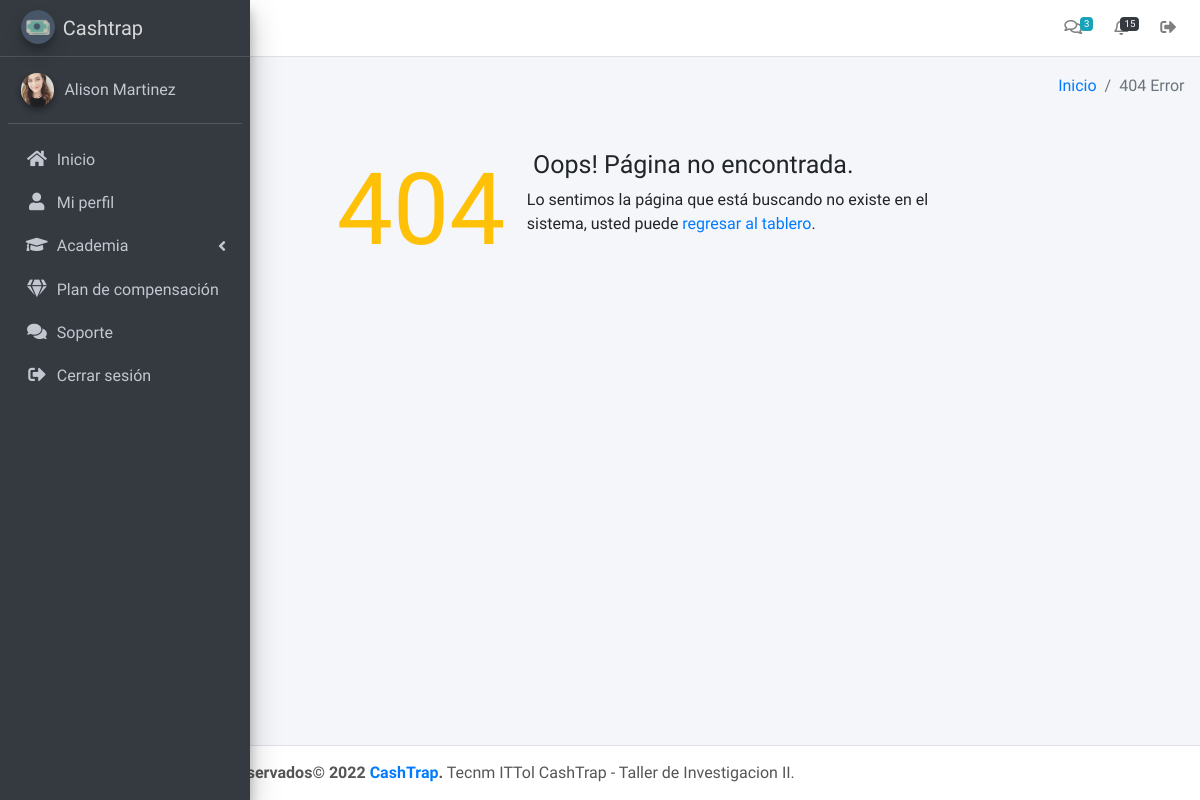
Before: /backoffice/vistas/paginas/inicio (signed in) with the older database file.
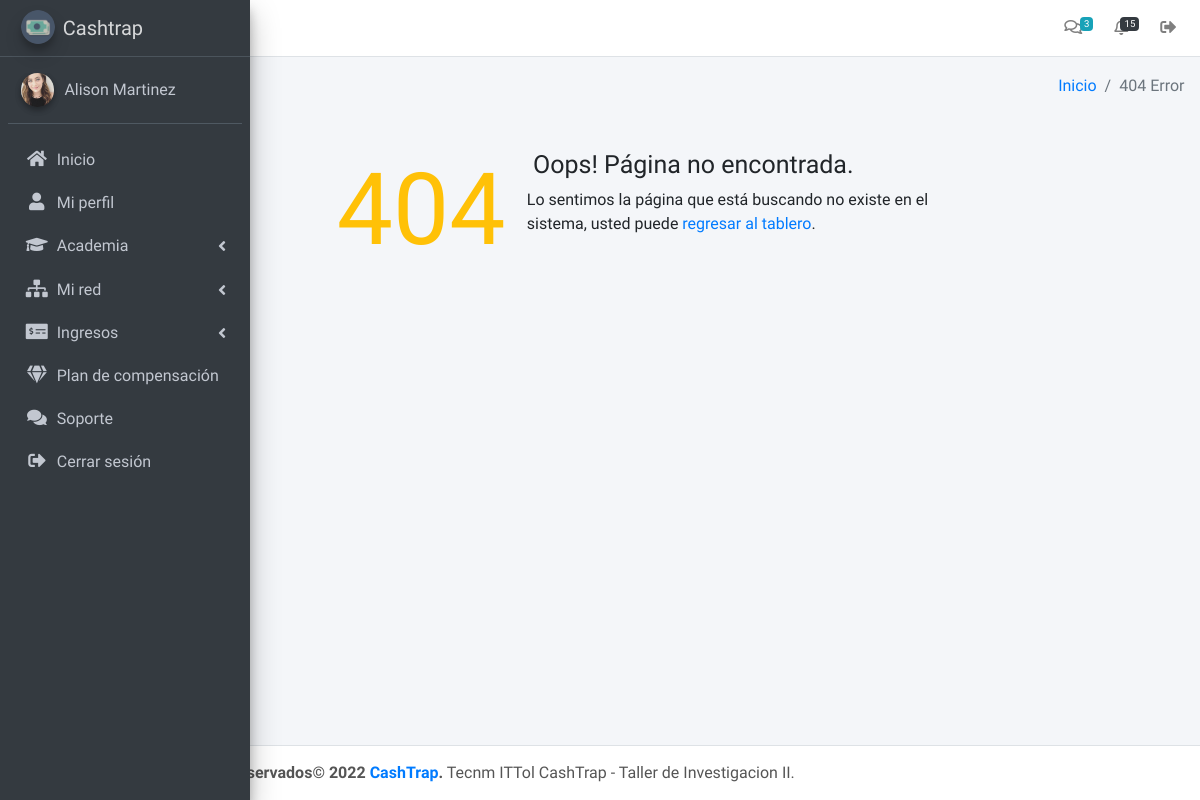
After: the same page with the newer database file.
### tables this page shows
CREATE TABLE `usuarios` (
  `id_usuario` int(11) NOT NULL,
  `perfil` text NOT NULL,
  `nombre` text NOT NULL,
  `email` text NOT NULL,
  `password` text NOT NULL,
  `suscripcion` int(11) NOT NULL,
  `id_suscripcion` text DEFAULT NULL,
  `ciclo_pago` int(11) DEFAULT NULL,
  `vencimiento` date DEFAULT NULL,
  `verificacion` int(11) NOT NULL,
  `email_encriptado` text DEFAULT NULL,
  `foto` text DEFAULT NULL,
  `enlace_afiliado` text DEFAULT NULL,
  `patrocinador` text DEFAULT NULL,
  `paypal` text DEFAULT NULL,
  `pais` text DEFAULT NULL,
  `codigo_pais` text DEFAULT NULL,
  `telefono_movil` text DEFAULT NULL,
  `firma` text DEFAULT NULL,
  `fecha_contrato` date DEFAULT NULL,
  `fecha` timestamp NOT NULL DEFAULT current_timestamp()
);

### backoffice/controladores/plantilla.controlador.php (called while the page is built)
<?php
class ControladorPlantilla{
    public function ctrPlantilla(){
        include "vistas/plantilla.php";
    }
}

### backoffice/index.php (called while the page is built, shortened)
<?php
require_once "controladores/plantilla.controlador.php";
require_once "controladores/usuarios.controlador.php";
require_once "modelos/usuarios.modelo.php";
$plantilla = new ControladorPlantilla();
$plantilla -> ctrPlantilla();

### backoffice/controladores/usuarios.controlador.php (called while the page is built, shortened)
<?php
Class ControladorUsuarios{
	static public function ctrMostrarUsuarios($item, $valor){
		$tabla = "usuarios";
		$respuesta = ModeloUsuarios::mdlMostrarUsuarios($tabla, $item, $valor);
		return $respuesta;
	}
}

### backoffice/modelos/conexion.php (called while the page is built)
<?php
class Conexion{
	static public function conectar(){
		$link = new PDO("mysql:host=localhost;dbname=cashtrap",
						"root",
						"");
		$link->exec("set names utf8");
		return $link;
	}
}

### backoffice/modelos/usuarios.modelo.php (called while the page is built, shortened)
<?php
require_once "conexion.php";
class ModeloUsuarios{
	static public function mdlMostrarUsuarios($tabla, $item, $valor){
		if($item != null && $valor != null){
			$stmt = Conexion::conectar()->prepare("SELECT * FROM $tabla WHERE $item = :$item");
			$stmt->bindParam(":".$item, $valor, PDO::PARAM_STR);
			$stmt -> execute();
			return $stmt -> fetch();
		}else{
			$stmt = Conexion::conectar()->prepare("SELECT * FROM $tabla");
			$stmt -> execute();
			return $stmt -> fetchAll();
		}
	}
}

### backoffice/vistas/paginas/modulos/menu.php (the view, shortened to what this page needs)
<aside class="main-sidebar sidebar-dark-primary elevation-4" style="overflow-x:hidden">
  <a href="inicio" class="brand-link">
  <img src="vistas/img/plantilla/icono.png" alt="AdminLTE Logo" class="brand-image img-circle elevation-3" style="opacity: .8">
  </a>
  <div class="sidebar">
    <div class="user-panel mt-3 pb-3 mb-3 d-flex">
      <div class="image">
      <?php if ($usuario["foto"] == ""): ?>
         <img src="vistas/img/usuarios/default/default.png" class="img-circle elevation-2" alt="User Image">
      <?php else: ?>
        <img src="<?php echo $usuario["foto"] ?>" class="img-circle elevation-2" alt="User Image">
      <?php endif ?>
      </div>
    </div>
    <nav class="mt-2">
      <ul class="nav nav-pills nav-sidebar flex-column" data-widget="treeview" role="menu" data-accordion="false">
        <li class="nav-item">
          <a href="inicio" class="nav-link">
            <i class="nav-icon fas fa-home"></i>
          </a>
        </li>
        <li class="nav-item">
          <a href="perfil" class="nav-link">
            <i class="nav-icon fas fa-user"></i>
          </a>
        </li>
      <li class="nav-item has-treeview">
          <a href="#" class="nav-link">
            <i class="nav-icon fas fa-graduation-cap"></i>
          </a>
        </li>
      <?php if ($usuario["suscripcion"] != 0): ?>
        <li class="nav-item has-treeview">
          <a href="#" class="nav-link">
            <i class="nav-icon fas fa-sitemap"></i>
          </a>
        </li>
         <li class="nav-item has-treeview">
          <a href="#" class="nav-link">
            <i class="nav-icon fas fa-money-check-alt"></i>
          </a>
        </li>
         <?php endif ?>
        <li class="nav-item">
          <a href="plan-compensacion" class="nav-link">
            <i class="nav-icon fas fa-gem"></i>
          </a>
        </li>
        <li class="nav-item">
          <a href="soporte" class="nav-link">
            <i class="nav-icon fas fa-comments"></i>
          </a>
        </li>
        <li class="nav-item">
          <a href="salir" class="nav-link">
            <i class="nav-icon fas fa-sign-out-alt"></i>
          </a>
        </li>
      </ul>
    </nav>
  </div>
</aside>

### backoffice/vistas/plantilla.php (shortened to what this page needs)
<?php
$item = "id_usuario";
$valor = $_SESSION["id"];
$usuario = ControladorUsuarios::ctrMostrarUsuarios($item, $valor);
?>
<!DOCTYPE html>
<html>
<head>
  <link rel="stylesheet" href="https://maxcdn.bootstrapcdn.com/bootstrap/4.1.0/css/bootstrap.min.css">
  <link rel="stylesheet" href="https://use.fontawesome.com/releases/v5.7.2/css/all.css">
  <link rel="stylesheet" href="vistas/css/plugins/adminlte.min.css">
  <link rel="stylesheet" href="vistas/css/plugins/OverlayScrollbars.min.css">
  <link rel="stylesheet" href="vistas/css/plugins/jdSlider.css">
  <link rel="stylesheet" href="vistas/css/plugins/select2.min.css">
  <link rel="stylesheet" href="vistas/css/plugins/dataTables.bootstrap4.min.css">
  <link rel="stylesheet" href="vistas/css/plugins/responsive.bootstrap.min.css">
  <link rel="stylesheet" href="vistas/css/plugins/jquery-jvectormap-1.2.2.css">
  <link rel="stylesheet" href="vistas/css/plugins/jquery.jOrgChart.css">
  <link rel="stylesheet" href="vistas/css/plugins/morris.min.css">
  <link rel="stylesheet" href="vistas/css/style.css">
</head>
<body class="hold-transition sidebar-mini sidebar-collapse">
<div class="wrapper">
<?php
include "paginas/modulos/header.php";
include "paginas/modulos/menu.php";
if(isset($_GET["pagina"])){
  $paginaAcademia = null;
  if( $_GET["pagina"] == "inicio" ||
    $_GET["pagina"] == "perfil" ||
    $_GET["pagina"] == "usuarios" ||
    $_GET["pagina"] == "uninivel" ||
    $_GET["pagina"] == "binaria" ||
    $_GET["pagina"] == "matriz" ||
    $_GET["pagina"] == "ingresos-uninivel" ||
    $_GET["pagina"] == "ingresos-binaria" ||
    $_GET["pagina"] == "ingresos-matriz" ||
    $_GET["pagina"] == "plan-compensacion" ||
    $_GET["pagina"] == "soporte" ||
    $_GET["pagina"] == "salir"){
    include "paginas/".$_GET["pagina"].".php";
  }
  else if( $_GET["pagina"] == $paginaAcademia){
    include "paginas/academia.php";
  }
  else{
    include "paginas/error404.php";
  }
}else{
  include "paginas/inicio.php";
}
include "paginas/modulos/footer.php";
 ?>
</div>
</body>
</html>

### backoffice/vistas/paginas/modulos/header.php (shortened to what this page needs)
<nav class="main-header navbar navbar-expand navbar-white navbar-light border-bottom">
  <ul class="navbar-nav">
    <li class="nav-item">
      <a class="nav-link" data-widget="pushmenu" href="#"><i class="fas fa-bars"></i></a>
    </li>
  </ul>
  <ul class="navbar-nav ml-auto">
    <li class="nav-item">
      <a class="nav-link" href="soporte">
        <i class="far fa-comments"></i>
        <span class="badge badge-info navbar-badge">3</span>
      </a>
    </li>
     <li class="nav-item">
      <a class="nav-link" href="uninivel">
        <span class="badge badge-dark navbar-badge">15</span>
      </a>
    </li>
     <li class="nav-item">
      <a class="nav-link" href="salir">
        <i class="fas fa-sign-out-alt"></i>
      </a>
    </li>
  </ul>
</nav>

### backoffice/vistas/paginas/error404.php
<div class="content-wrapper">
  <section class="content-header">
    <div class="container-fluid">
      <div class="row mb-2">
        <div class="col-sm-6">
          <h1>404 Error</h1>
        </div>
        <div class="col-sm-6">
          <ol class="breadcrumb float-sm-right">
            <li class="breadcrumb-item"><a href="inicio">Inicio</a></li>
            <li class="breadcrumb-item active">404 Error</li>
          </ol>
        </div>
      </div>
    </div>
  </section>
  <section class="content">
    <div class="error-page">
      <h2 class="headline text-warning"> 404</h2>
      <div class="error-content">
        <h3><i class="fa fa-warning text-warning"></i> Oops! Página no encontrada.</h3>
        <p>
          Lo sentimos la página que está buscando no existe en el sistema,
          usted puede <a href="inicio">regresar al tablero</a>.
        </p>
      </div>
    </div>
  </section>
</div>

### backoffice/vistas/paginas/modulos/footer.php
<footer class="main-footer">
  <strong>Todos los derechos reservados© <?php echo date("Y");?> <a href="#">CashTrap</a>.</strong>
  Tecnm ITTol CashTrap - Taller de Investigacion II.
</footer>

Changed rows visible on the page:
changed usuarios: suscripcion 0 → 1 (drawn)
